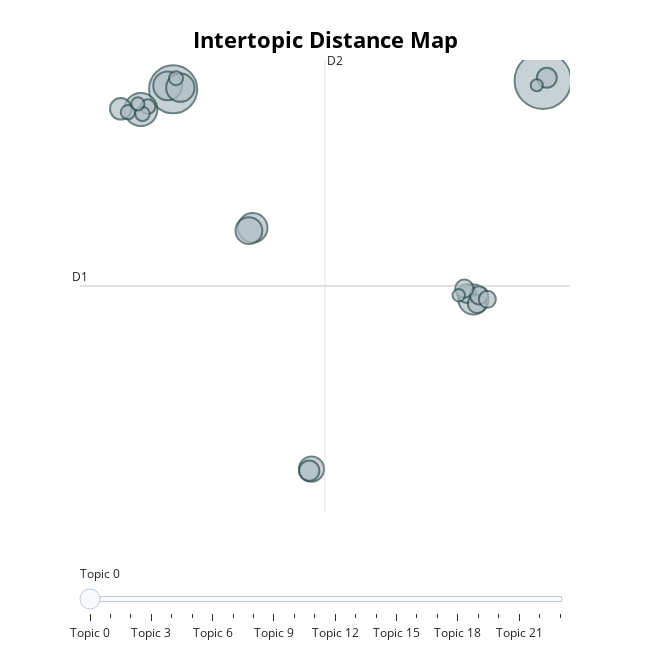

The notebook cell this image was saved under:
### Code cell
sample_topic = 0  # change this to see different clusters
print(f"\n--- Sample Headlines from Topic {sample_topic} ---")
print(gold_df_filtered[gold_df_filtered["Topic"] == sample_topic]["News"].head(5))

# Step 6: Visualize
topic_model.visualize_topics().show()

### Figure 1 — Plotly figure (JSON) as saved in the notebook; plotly's stock layout.template omitted (floating-point values rounded to 4 significant figures)
{"data": [{"customdata": [[0, "futures | gold | cues | close | global", 1466], [1, "dollar | prices | as | ends | week", 1063], [2, "is | the | charts | angel | gold", 502], [3, "dec | or | at | ounce | an", 415], [4, "india | imports | import | in | duty", 401], [5, "data | after | us | report | jobs", 378], [6, "fed | rate | hike | as | minutes", 367], [7, "asia | china | in | prices | as", 329], [8, "rs | cues | silver | by | global", 291], [9, "mcx | contract | goldguinea | goldpetal | goldm", 212], [10, "silver | on | demand | buying | recovers", 189], [11, "gm | per | 10 | rs | futures", 182], [12, "feb | february | morning | at | or", 164], [13, "june | or | at | up | settle", 159], [14, "august | or | at | aug | down", 153], [15, "april | or | at | settle | down", 152], [16, "december | at | or | ounce | an", 133], [17, "etfs | etf | cr | outflow | in", 99], [18, "crude | copper | buy | sell | nickel", 95], [19, "barrick | kist | kinross | outperform | neutral", 93], [20, "oil | crude | after | data | gains", 91], [21, "safehaven | haven | safe | demand | buying", 80], [22, "nymex | ounce | an | on | at", 71], [23, "settlement | highest | mark | since | lowest", 67]], "hovertemplate": "<b>Topic %{customdata[0]}</b><br>%{customdata[1]}<br>Size: %{customdata[2]}", "legendgroup": "", "marker": {"color": "#B0BEC5", "line": {"color": "DarkSlateGrey", "width": 2}, "size": [1466, 1063, 502, 415, 401, 378, 367, 329, 291, 212, 189, 182, 164, 159, 153, 152, 133, 99, 95, 93, 91, 80, 71, 67], "sizemode": "area", "sizeref": 0.9163, "symbol": "circle"}, "mode": "markers", "name": "", "orientation": "v", "showlegend": false, "type": "scatter", "x": [6.51, -9.475, -10.87, 3.509, -6.037, -9.713, -9.163, -6.199, -3.494, -11.74, -3.592, 6.681, 3.215, 3.667, 3.747, 3.116, 4.108, -10.56, -10.8, -11.43, -9.352, -11.0, 2.873, 6.248], "xaxis": "x", "y": [6.663, 6.164, 4.991, -5.995, -1.851, 6.364, 6.255, -2.013, -15.81, 5.033, -15.9, 6.833, -5.648, -6.245, -5.753, -5.368, -5.986, 5.161, 4.738, 4.838, 6.806, 5.326, -5.751, 6.4], "yaxis": "y"}], "layout": {"annotations": [{"showarrow": false, "text": "D1", "x": -13.5, "y": -5.216, "yshift": 10}, {"showarrow": false, "text": "D2", "x": -2.91, "xshift": 10, "y": 7.858}], "height": 650, "hoverlabel": {"bgcolor": "white", "font": {"family": "Rockwell", "size": 16}}, "legend": {"itemsizing": "constant", "tracegroupgap": 0}, "margin": {"t": 60}, "shapes": [{"line": {"color": "#CFD8DC", "width": 2}, "type": "line", "x0": -2.91, "x1": -2.91, "y0": -18.29, "y1": 7.858}, {"line": {"color": "#9E9E9E", "width": 2}, "type": "line", "x0": -13.5, "x1": 7.683, "y0": -5.216, "y1": -5.216}], "sliders": [{"active": 0, "pad": {"t": 50}, "steps": [{"args": [{"marker.color": [["red", "#B0BEC5", "#B0BEC5", "#B0BEC5", "#B0BEC5", "#B0BEC5", "#B0BEC5", "#B0BEC5", "#B0BEC5", "#B0BEC5", "#B0BEC5", "#B0BEC5", "#B0BEC5", "#B0BEC5", "#B0BEC5", "#B0BEC5", "#B0BEC5", "#B0BEC5", "#B0BEC5", "#B0BEC5", "#B0BEC5", "#B0BEC5", "#B0BEC5", "#B0BEC5"]]}], "label": "Topic 0", "method": "update"}, {"args": [{"marker.color": [["#B0BEC5", "red", "#B0BEC5", "#B0BEC5", "#B0BEC5", "#B0BEC5", "#B0BEC5", "#B0BEC5", "#B0BEC5", "#B0BEC5", "#B0BEC5", "#B0BEC5", "#B0BEC5", "#B0BEC5", "#B0BEC5", "#B0BEC5", "#B0BEC5", "#B0BEC5", "#B0BEC5", "#B0BEC5", "#B0BEC5", "#B0BEC5", "#B0BEC5", "#B0BEC5"]]}], "label": "Topic 1", "method": "update"}, {"args": [{"marker.color": [["#B0BEC5", "#B0BEC5", "red", "#B0BEC5", "#B0BEC5", "#B0BEC5", "#B0BEC5", "#B0BEC5", "#B0BEC5", "#B0BEC5", "#B0BEC5", "#B0BEC5", "#B0BEC5", "#B0BEC5", "#B0BEC5", "#B0BEC5", "#B0BEC5", "#B0BEC5", "#B0BEC5", "#B0BEC5", "#B0BEC5", "#B0BEC5", "#B0BEC5", "#B0BEC5"]]}], "label": "Topic 2", "method": "update"}, {"args": [{"marker.color": [["#B0BEC5", "#B0BEC5", "#B0BEC5", "red", "#B0BEC5", "#B0BEC5", "#B0BEC5", "#B0BEC5", "#B0BEC5", "#B0BEC5", "#B0BEC5", "#B0BEC5", "#B0BEC5", "#B0BEC5", "#B0BEC5", "#B0BEC5", "#B0BEC5", "#B0BEC5", "#B0BEC5", "#B0BEC5", "#B0BEC5", "#B0BEC5", "#B0BEC5", "#B0BEC5"]]}], "label": "Topic 3", "method": "update"}, {"args": [{"marker.color": [["#B0BEC5", "#B0BEC5", "#B0BEC5", "#B0BEC5", "red", "#B0BEC5", "#B0BEC5", "#B0BEC5", "#B0BEC5", "#B0BEC5", "#B0BEC5", "#B0BEC5", "#B0BEC5", "#B0BEC5", "#B0BEC5", "#B0BEC5", "#B0BEC5", "#B0BEC5", "#B0BEC5", "#B0BEC5", "#B0BEC5", "#B0BEC5", "#B0BEC5", "#B0BEC5"]]}], "label": "Topic 4", "method": "update"}, {"args": [{"marker.color": [["#B0BEC5", "#B0BEC5", "#B0BEC5", "#B0BEC5", "#B0BEC5", "red", "#B0BEC5", "#B0BEC5", "#B0BEC5", "#B0BEC5", "#B0BEC5", "#B0BEC5", "#B0BEC5", "#B0BEC5", "#B0BEC5", "#B0BEC5", "#B0BEC5", "#B0BEC5", "#B0BEC5", "#B0BEC5", "#B0BEC5", "#B0BEC5", "#B0BEC5", "#B0BEC5"]]}], "label": "Topic 5", "method": "update"}, {"args": [{"marker.color": [["#B0BEC5", "#B0BEC5", "#B0BEC5", "#B0BEC5", "#B0BEC5", "#B0BEC5", "red", "#B0BEC5", "#B0BEC5", "#B0BEC5", "#B0BEC5", "#B0BEC5", "#B0BEC5", "#B0BEC5", "#B0BEC5", "#B0BEC5", "#B0BEC5", "#B0BEC5", "#B0BEC5", "#B0BEC5", "#B0BEC5", "#B0BEC5", "#B0BEC5", "#B0BEC5"]]}], "label": "Topic 6", "method": "update"}, {"args": [{"marker.color": [["#B0BEC5", "#B0BEC5", "#B0BEC5", "#B0BEC5", "#B0BEC5", "#B0BEC5", "#B0BEC5", "red", "#B0BEC5", "#B0BEC5", "#B0BEC5", "#B0BEC5", "#B0BEC5", "#B0BEC5", "#B0BEC5", "#B0BEC5", "#B0BEC5", "#B0BEC5", "#B0BEC5", "#B0BEC5", "#B0BEC5", "#B0BEC5", "#B0BEC5", "#B0BEC5"]]}], "label": "Topic 7", "method": "update"}, {"args": [{"marker.color": [["#B0BEC5", "#B0BEC5", "#B0BEC5", "#B0BEC5", "#B0BEC5", "#B0BEC5", "#B0BEC5", "#B0BEC5", "red", "#B0BEC5", "#B0BEC5", "#B0BEC5", "#B0BEC5", "#B0BEC5", "#B0BEC5", "#B0BEC5", "#B0BEC5", "#B0BEC5", "#B0BEC5", "#B0BEC5", "#B0BEC5", "#B0BEC5", "#B0BEC5", "#B0BEC5"]]}], "label": "Topic 8", "method": "update"}, {"args": [{"marker.color": [["#B0BEC5", "#B0BEC5", "#B0BEC5", "#B0BEC5", "#B0BEC5", "#B0BEC5", "#B0BEC5", "#B0BEC5", "#B0BEC5", "red", "#B0BEC5", "#B0BEC5", "#B0BEC5", "#B0BEC5", "#B0BEC5", "#B0BEC5", "#B0BEC5", "#B0BEC5", "#B0BEC5", "#B0BEC5", "#B0BEC5", "#B0BEC5", "#B0BEC5", "#B0BEC5"]]}], "label": "Topic 9", "method": "update"}, {"args": [{"marker.color": [["#B0BEC5", "#B0BEC5", "#B0BEC5", "#B0BEC5", "#B0BEC5", "#B0BEC5", "#B0BEC5", "#B0BEC5", "#B0BEC5", "#B0BEC5", "red", "#B0BEC5", "#B0BEC5", "#B0BEC5", "#B0BEC5", "#B0BEC5", "#B0BEC5", "#B0BEC5", "#B0BEC5", "#B0BEC5", "#B0BEC5", "#B0BEC5", "#B0BEC5", "#B0BEC5"]]}], "label": "Topic 10", "method": "update"}, {"args": [{"marker.color": [["#B0BEC5", "#B0BEC5", "#B0BEC5", "#B0BEC5", "#B0BEC5", "#B0BEC5", "#B0BEC5", "#B0BEC5", "#B0BEC5", "#B0BEC5", "#B0BEC5", "red", "#B0BEC5", "#B0BEC5", "#B0BEC5", "#B0BEC5", "#B0BEC5", "#B0BEC5", "#B0BEC5", "#B0BEC5", "#B0BEC5", "#B0BEC5", "#B0BEC5", "#B0BEC5"]]}], "label": "Topic 11", "method": "update"}, {"args": [{"marker.color": [["#B0BEC5", "#B0BEC5", "#B0BEC5", "#B0BEC5", "#B0BEC5", "#B0BEC5", "#B0BEC5", "#B0BEC5", "#B0BEC5", "#B0BEC5", "#B0BEC5", "#B0BEC5", "red", "#B0BEC5", "#B0BEC5", "#B0BEC5", "#B0BEC5", "#B0BEC5", "#B0BEC5", "#B0BEC5", "#B0BEC5", "#B0BEC5", "#B0BEC5", "#B0BEC5"]]}], "label": "Topic 12", "method": "update"}, {"args": [{"marker.color": [["#B0BEC5", "#B0BEC5", "#B0BEC5", "#B0BEC5", "#B0BEC5", "#B0BEC5", "#B0BEC5", "#B0BEC5", "#B0BEC5", "#B0BEC5", "#B0BEC5", "#B0BEC5", "#B0BEC5", "red", "#B0BEC5", "#B0BEC5", "#B0BEC5", "#B0BEC5", "#B0BEC5", "#B0BEC5", "#B0BEC5", "#B0BEC5", "#B0BEC5", "#B0BEC5"]]}], "label": "Topic 13", "method": "update"}, {"args": [{"marker.color": [["#B0BEC5", "#B0BEC5", "#B0BEC5", "#B0BEC5", "#B0BEC5", "#B0BEC5", "#B0BEC5", "#B0BEC5", "#B0BEC5", "#B0BEC5", "#B0BEC5", "#B0BEC5", "#B0BEC5", "#B0BEC5", "red", "#B0BEC5", "#B0BEC5", "#B0BEC5", "#B0BEC5", "#B0BEC5", "#B0BEC5", "#B0BEC5", "#B0BEC5", "#B0BEC5"]]}], "label": "Topic 14", "method": "update"}, {"args": [{"marker.color": [["#B0BEC5", "#B0BEC5", "#B0BEC5", "#B0BEC5", "#B0BEC5", "#B0BEC5", "#B0BEC5", "#B0BEC5", "#B0BEC5", "#B0BEC5", "#B0BEC5", "#B0BEC5", "#B0BEC5", "#B0BEC5", "#B0BEC5", "red", "#B0BEC5", "#B0BEC5", "#B0BEC5", "#B0BEC5", "#B0BEC5", "#B0BEC5", "#B0BEC5", "#B0BEC5"]]}], "label": "Topic 15", "method": "update"}, {"args": [{"marker.color": [["#B0BEC5", "#B0BEC5", "#B0BEC5", "#B0BEC5", "#B0BEC5", "#B0BEC5", "#B0BEC5", "#B0BEC5", "#B0BEC5", "#B0BEC5", "#B0BEC5", "#B0BEC5", "#B0BEC5", "#B0BEC5", "#B0BEC5", "#B0BEC5", "red", "#B0BEC5", "#B0BEC5", "#B0BEC5", "#B0BEC5", "#B0BEC5", "#B0BEC5", "#B0BEC5"]]}], "label": "Topic 16", "method": "update"}, {"args": [{"marker.color": [["#B0BEC5", "#B0BEC5", "#B0BEC5", "#B0BEC5", "#B0BEC5", "#B0BEC5", "#B0BEC5", "#B0BEC5", "#B0BEC5", "#B0BEC5", "#B0BEC5", "#B0BEC5", "#B0BEC5", "#B0BEC5", "#B0BEC5", "#B0BEC5", "#B0BEC5", "red", "#B0BEC5", "#B0BEC5", "#B0BEC5", "#B0BEC5", "#B0BEC5", "#B0BEC5"]]}], "label": "Topic 17", "method": "update"}, {"args": [{"marker.color": [["#B0BEC5", "#B0BEC5", "#B0BEC5", "#B0BEC5", "#B0BEC5", "#B0BEC5", "#B0BEC5", "#B0BEC5", "#B0BEC5", "#B0BEC5", "#B0BEC5", "#B0BEC5", "#B0BEC5", "#B0BEC5", "#B0BEC5", "#B0BEC5", "#B0BEC5", "#B0BEC5", "red", "#B0BEC5", "#B0BEC5", "#B0BEC5", "#B0BEC5", "#B0BEC5"]]}], "label": "Topic 18", "method": "update"}, {"args": [{"marker.color": [["#B0BEC5", "#B0BEC5", "#B0BEC5", "#B0BEC5", "#B0BEC5", "#B0BEC5", "#B0BEC5", "#B0BEC5", "#B0BEC5", "#B0BEC5", "#B0BEC5", "#B0BEC5", "#B0BEC5", "#B0BEC5", "#B0BEC5", "#B0BEC5", "#B0BEC5", "#B0BEC5", "#B0BEC5", "red", "#B0BEC5", "#B0BEC5", "#B0BEC5", "#B0BEC5"]]}], "label": "Topic 19", "method": "update"}, {"args": [{"marker.color": [["#B0BEC5", "#B0BEC5", "#B0BEC5", "#B0BEC5", "#B0BEC5", "#B0BEC5", "#B0BEC5", "#B0BEC5", "#B0BEC5", "#B0BEC5", "#B0BEC5", "#B0BEC5", "#B0BEC5", "#B0BEC5", "#B0BEC5", "#B0BEC5", "#B0BEC5", "#B0BEC5", "#B0BEC5", "#B0BEC5", "red", "#B0BEC5", "#B0BEC5", "#B0BEC5"]]}], "label": "Topic 20", "method": "update"}, {"args": [{"marker.color": [["#B0BEC5", "#B0BEC5", "#B0BEC5", "#B0BEC5", "#B0BEC5", "#B0BEC5", "#B0BEC5", "#B0BEC5", "#B0BEC5", "#B0BEC5", "#B0BEC5", "#B0BEC5", "#B0BEC5", "#B0BEC5", "#B0BEC5", "#B0BEC5", "#B0BEC5", "#B0BEC5", "#B0BEC5", "#B0BEC5", "#B0BEC5", "red", "#B0BEC5", "#B0BEC5"]]}], "label": "Topic 21", "method": "update"}, {"args": [{"marker.color": [["#B0BEC5", "#B0BEC5", "#B0BEC5", "#B0BEC5", "#B0BEC5", "#B0BEC5", "#B0BEC5", "#B0BEC5", "#B0BEC5", "#B0BEC5", "#B0BEC5", "#B0BEC5", "#B0BEC5", "#B0BEC5", "#B0BEC5", "#B0BEC5", "#B0BEC5", "#B0BEC5", "#B0BEC5", "#B0BEC5", "#B0BEC5", "#B0BEC5", "red", "#B0BEC5"]]}], "label": "Topic 22", "method": "update"}, {"args": [{"marker.color": [["#B0BEC5", "#B0BEC5", "#B0BEC5", "#B0BEC5", "#B0BEC5", "#B0BEC5", "#B0BEC5", "#B0BEC5", "#B0BEC5", "#B0BEC5", "#B0BEC5", "#B0BEC5", "#B0BEC5", "#B0BEC5", "#B0BEC5", "#B0BEC5", "#B0BEC5", "#B0BEC5", "#B0BEC5", "#B0BEC5", "#B0BEC5", "#B0BEC5", "#B0BEC5", "red"]]}], "label": "Topic 23", "method": "update"}]}], "title": {"font": {"color": "Black", "size": 22}, "text": "<b>Intertopic Distance Map</b>", "x": 0.5, "xanchor": "center", "y": 0.95, "yanchor": "top"}, "width": 650, "xaxis": {"anchor": "y", "domain": [0, 1], "range": [-13.5, 7.683], "title": {"text": ""}, "visible": false}, "yaxis": {"anchor": "x", "domain": [0, 1], "range": [-18.29, 7.858], "title": {"text": ""}, "visible": false}}}
